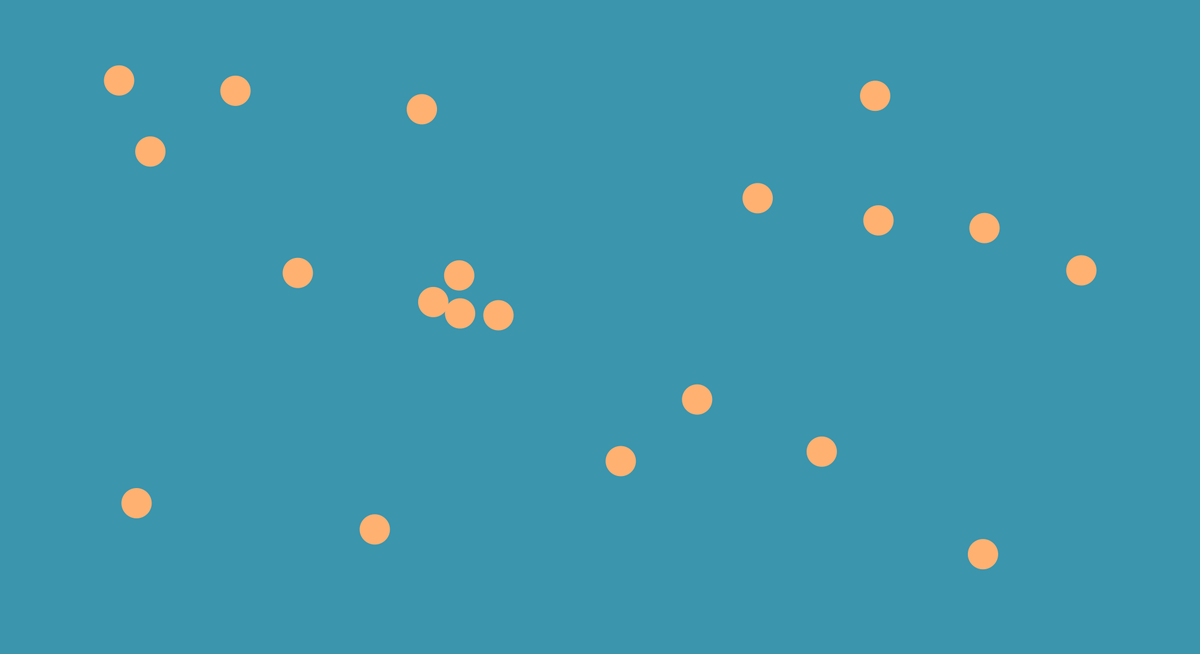
Frame 1 (no input)
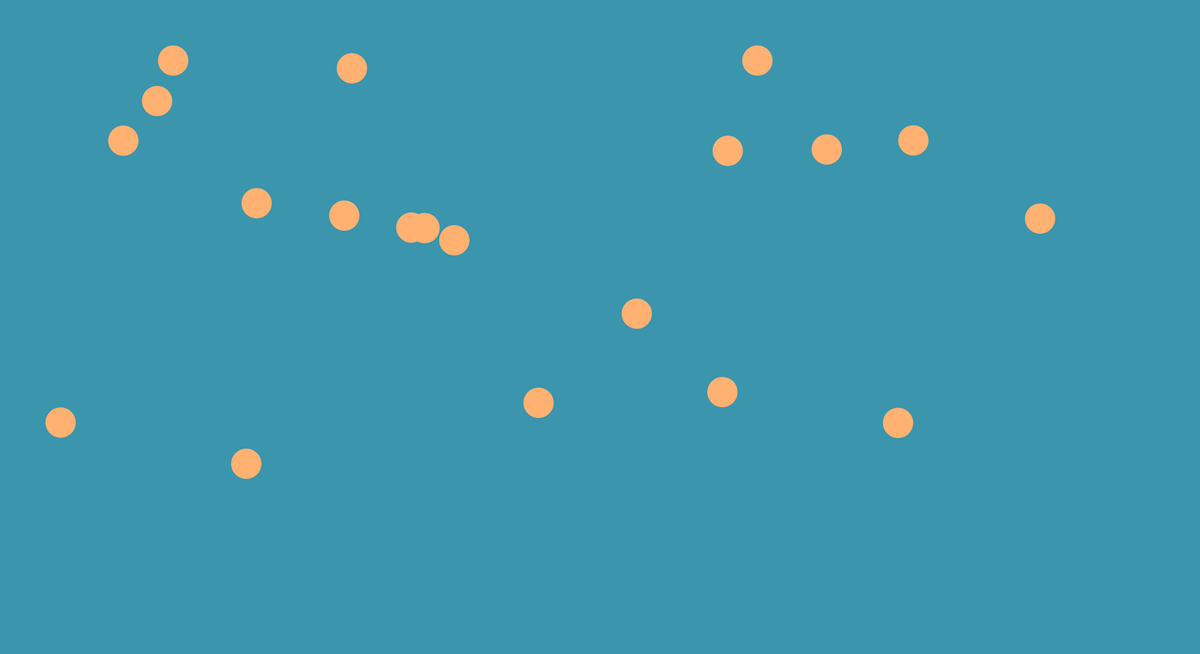
Frame 60 (the mouse pressed at the canvas centre just before this capture)
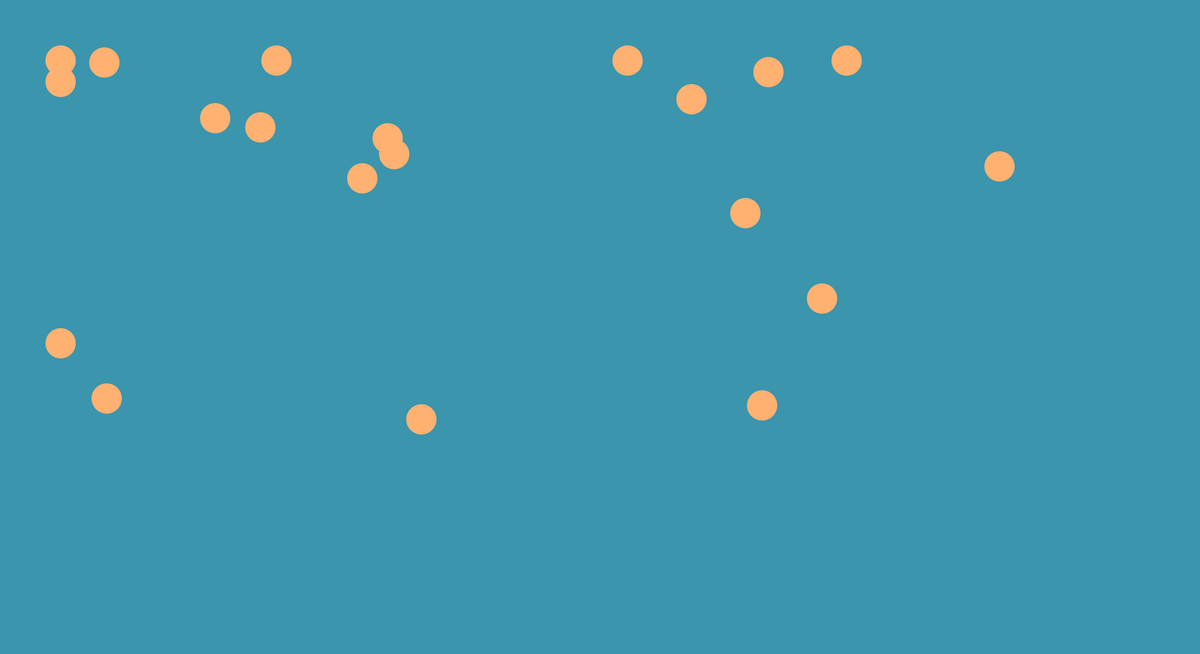
Frame 120 (the mouse held since frame 60 and released just before this capture)

The Processing sketch that drew these frames (run headless with seeded random() and noise(); from frame 60 on, the mouse is pressed at the canvas centre):

// Processing sketch: Project2_fishPrototype_3
// ── Project2_fishPrototype_3.pde
//Code adapted from TfGuy44
Fish[] fish = new Fish[20];

 
void setup(){ 
  size(1980, 1080);
    for(int i = 0; i < fish.length; i++)
  {
     fish[i] = new Fish(
       (float)random(100, 1880),
       (float)random(100, 980),
       (float)random(-10, 10),
       (float)random(-10, 10)
     ); 
  }
} 

void draw(){
  background(#3A95AD);
  for(int i=0; i < fish.length; i++){
    fish[i].draw();
  } 
}
 

// ── Fish.pde
class Fish{
  private float fishX;
  private float fishY;
  private float moveX;
  private float moveY;
  
  
  public Fish(float fishX, float fishY, float moveX, float moveY){
    this.fishX = fishX;
    this.fishY = fishY;
    this.moveX = moveX;
    this.moveY = moveY;
  }
  

  void draw(){ 
   
    
    
    
    PVector p = new PVector( mouseX-fishX, mouseY-fishY, 0);
    p.limit(10);
    
    if (dist(mouseX, mouseY, fishX, fishY) < 300) {
      //translate(fishX-p.x, fishY-p.y);
      moveX = moveX + 0;
      moveY = moveY + 0;
      fishX -= p.x;
      fishY -= p.y;
    }else{
      moveX = moveX + 0.001;
      moveY = moveY + 0.001;
      fishX -= 5*noise(moveX);
      fishY -= 5*noise(moveY);
    }
    
    fishX = constrain(fishX, 100, width-100);
    fishY = constrain(fishY, 100, height-100);
    
    fill(#FFB171);
    noStroke();
    circle(fishX, fishY, 50); 
    
    println(fishX);
  }
 
}
